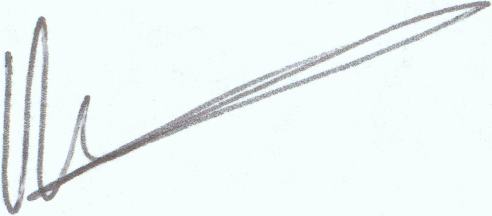
#> input picture SE_HSV_PROTOTYPE/draft/signature_data/genuine/genuine-01.png, 492 x 216 px
$ python model_svm.py
#> lines starting #> are read from the running program, lines starting #| are printed output that depends on the picture
import os
import cv2
import numpy as np
from sklearn.svm import SVC
from skimage.feature import hog, local_binary_pattern
from sklearn.model_selection import train_test_split
from sklearn.metrics import classification_report, accuracy_score

# Function to extract HOG and LBP features from an image
def extract_features(image):
    # Extract HOG features
    hog_features = hog(image, pixels_per_cell=(8, 8), cells_per_block=(2, 2), block_norm='L2-Hys', visualize=False)

    # Extract LBP features
    lbp_radius = 1
    lbp_n_points = 8 * lbp_radius
    lbp_image = local_binary_pattern(image, lbp_n_points, lbp_radius, method='uniform')
    lbp_histogram, _ = np.histogram(lbp_image.ravel(), bins=np.arange(0, lbp_n_points + 3), range=(0, lbp_n_points + 2))

    # Combine HOG and LBP features
    features = np.concatenate((hog_features, lbp_histogram))

    return features

# Load and preprocess the dataset
data_dir = 'signature_data'
image_paths = [os.path.join(data_dir, 'genuine', filename) for filename in os.listdir(os.path.join(data_dir, 'genuine'))]
image_paths += [os.path.join(data_dir, 'forged', filename) for filename in os.listdir(os.path.join(data_dir, 'forged'))]

X = []
y = []

for image_path in image_paths:
    image = cv2.imread(image_path, cv2.IMREAD_GRAYSCALE)
#> image: shape (216, 492); min 86, max 253, mean 241.6
    image = cv2.resize(image, (300, 300))
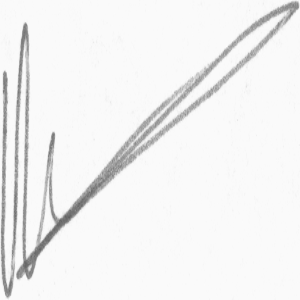
#> image: shape (300, 300); min 96, max 253, mean 241.5
    features = extract_features(image)
#> in extract_features, `lbp_image = local_binary_pattern(image, lbp_n_points, lbp_radius, meth..`:
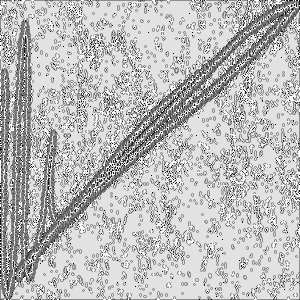
#> lbp_image: shape (300, 300) float64; min 0, max 9, mean 6.65; drawn with min black and max white
#> in extract_features, `lbp_histogram, _ = np.histogram(lbp_image.ravel(), bins=np.arange(0, l..`: lbp_histogram = [732, 1551, 516, 5428, 4594, 16038, 2220, 9966, 42547, 6408]
    X.append(features)
    if 'forged' in image_path:
        y.append(1)  # Class 1 represents forged signatures
    else:
        y.append(0)  # Class 0 represents genuine signatures
#> pass 2 of the loop `for image_path in image_paths:`:
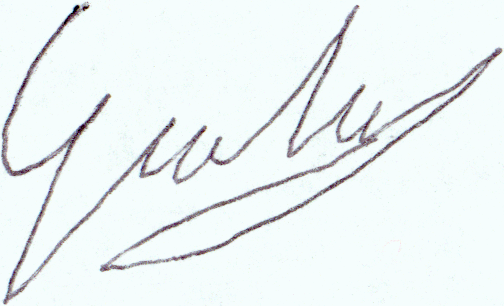
#> input picture SE_HSV_PROTOTYPE/draft/signature_data/forged/forged-01.png, 504 x 306 px
#> `image = cv2.resize(image, (300, 300))`:
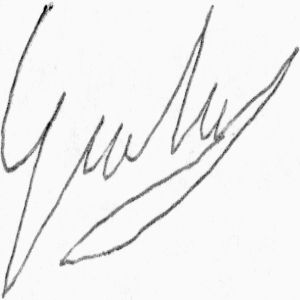
#> image: shape (300, 300); min 1, max 251, mean 240.4
#> in extract_features (call 2), `lbp_image = local_binary_pattern(image, lbp_n_points, lbp_radius, meth..`:
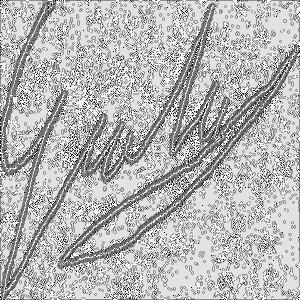
#> lbp_image: shape (300, 300) float64; min 0, max 9, mean 6.44; drawn with min black and max white
#> lbp_histogram = [754, 2130, 486, 7110, 6269, 16493, 2380, 11854, 32413, 10111]

X = np.array(X)
y = np.array(y)

# Split the dataset into training and testing sets
X_train, X_test, y_train, y_test = train_test_split(X, y, test_size=0.2, random_state=42)
#> y_train = [0]; y_test = [1]

# Train an SVM classifier
svm = SVC(kernel='linear', C=1)
#> (the run stopped early here; a loop or call above may not have finished)
